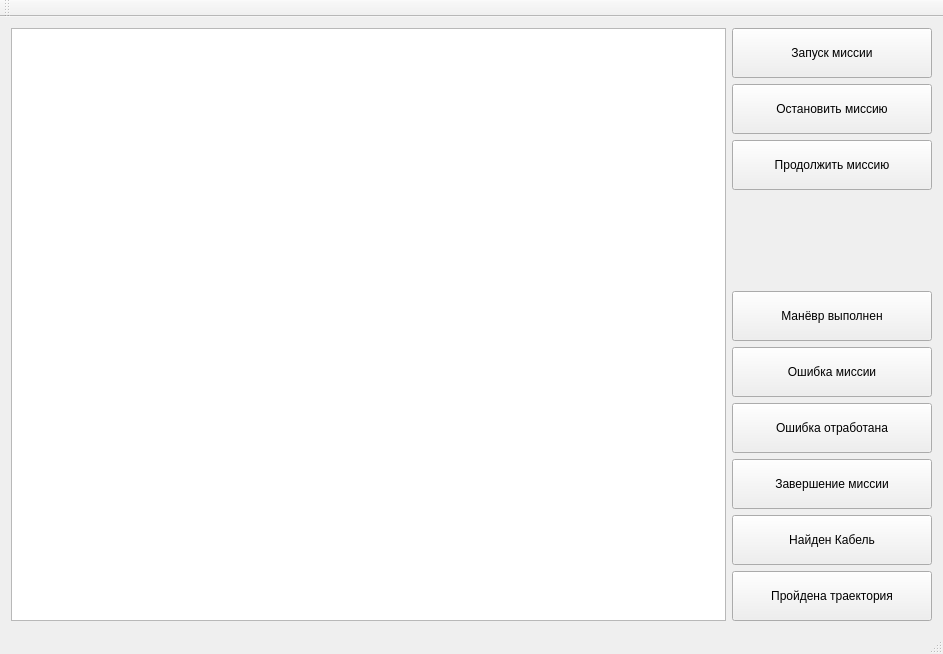
<?xml version="1.0" encoding="UTF-8"?>
<ui version="4.0">
 <class>MainWindow</class>
 <widget class="QMainWindow" name="MainWindow">
  <property name="geometry">
   <rect>
    <x>0</x>
    <y>0</y>
    <width>943</width>
    <height>654</height>
   </rect>
  </property>
  <property name="windowTitle">
   <string>MainWindow</string>
  </property>
  <widget class="QWidget" name="centralWidget">
   <layout class="QHBoxLayout" name="horizontalLayout">
    <item>
     <widget class="QTextBrowser" name="textBrowser">
      <property name="font">
       <font>
        <pointsize>18</pointsize>
       </font>
      </property>
     </widget>
    </item>
    <item>
     <layout class="QVBoxLayout" name="verticalLayout">
      <item>
       <widget class="QToolButton" name="btnLaunch">
        <property name="sizePolicy">
         <sizepolicy hsizetype="Minimum" vsizetype="Minimum">
          <horstretch>0</horstretch>
          <verstretch>0</verstretch>
         </sizepolicy>
        </property>
        <property name="minimumSize">
         <size>
          <width>200</width>
          <height>50</height>
         </size>
        </property>
        <property name="text">
         <string>Запуск миссии</string>
        </property>
       </widget>
      </item>
      <item>
       <widget class="QToolButton" name="btnStop">
        <property name="sizePolicy">
         <sizepolicy hsizetype="Minimum" vsizetype="Minimum">
          <horstretch>0</horstretch>
          <verstretch>0</verstretch>
         </sizepolicy>
        </property>
        <property name="minimumSize">
         <size>
          <width>200</width>
          <height>50</height>
         </size>
        </property>
        <property name="text">
         <string>Остановить миссию</string>
        </property>
       </widget>
      </item>
      <item>
       <widget class="QToolButton" name="btnContinue">
        <property name="sizePolicy">
         <sizepolicy hsizetype="Minimum" vsizetype="Minimum">
          <horstretch>0</horstretch>
          <verstretch>0</verstretch>
         </sizepolicy>
        </property>
        <property name="minimumSize">
         <size>
          <width>200</width>
          <height>50</height>
         </size>
        </property>
        <property name="text">
         <string>Продолжить миссию</string>
        </property>
       </widget>
      </item>
      <item>
       <spacer name="verticalSpacer">
        <property name="orientation">
         <enum>Qt::Vertical</enum>
        </property>
        <property name="sizeHint" stdset="0">
         <size>
          <width>20</width>
          <height>40</height>
         </size>
        </property>
       </spacer>
      </item>
      <item>
       <widget class="QToolButton" name="btnManeuverDone">
        <property name="sizePolicy">
         <sizepolicy hsizetype="Minimum" vsizetype="Minimum">
          <horstretch>0</horstretch>
          <verstretch>0</verstretch>
         </sizepolicy>
        </property>
        <property name="minimumSize">
         <size>
          <width>200</width>
          <height>50</height>
         </size>
        </property>
        <property name="text">
         <string>Манёвр выполнен</string>
        </property>
       </widget>
      </item>
      <item>
       <widget class="QToolButton" name="btnError">
        <property name="sizePolicy">
         <sizepolicy hsizetype="Minimum" vsizetype="Minimum">
          <horstretch>0</horstretch>
          <verstretch>0</verstretch>
         </sizepolicy>
        </property>
        <property name="minimumSize">
         <size>
          <width>200</width>
          <height>50</height>
         </size>
        </property>
        <property name="text">
         <string>Ошибка миссии</string>
        </property>
       </widget>
      </item>
      <item>
       <widget class="QToolButton" name="btnErrorSolved">
        <property name="sizePolicy">
         <sizepolicy hsizetype="Minimum" vsizetype="Minimum">
          <horstretch>0</horstretch>
          <verstretch>0</verstretch>
         </sizepolicy>
        </property>
        <property name="minimumSize">
         <size>
          <width>200</width>
          <height>50</height>
         </size>
        </property>
        <property name="text">
         <string>Ошибка отработана</string>
        </property>
       </widget>
      </item>
      <item>
       <widget class="QToolButton" name="btnDone">
        <property name="sizePolicy">
         <sizepolicy hsizetype="Minimum" vsizetype="Minimum">
          <horstretch>0</horstretch>
          <verstretch>0</verstretch>
         </sizepolicy>
        </property>
        <property name="minimumSize">
         <size>
          <width>200</width>
          <height>50</height>
         </size>
        </property>
        <property name="text">
         <string>Завершение миссии</string>
        </property>
       </widget>
      </item>
      <item>
       <widget class="QToolButton" name="btnCable">
        <property name="minimumSize">
         <size>
          <width>200</width>
          <height>50</height>
         </size>
        </property>
        <property name="text">
         <string>Найден Кабель</string>
        </property>
       </widget>
      </item>
      <item>
       <widget class="QToolButton" name="btnTrajectory">
        <property name="minimumSize">
         <size>
          <width>200</width>
          <height>50</height>
         </size>
        </property>
        <property name="text">
         <string>Пройдена траектория</string>
        </property>
       </widget>
      </item>
     </layout>
    </item>
   </layout>
  </widget>
  <widget class="QMenuBar" name="menuBar">
   <property name="geometry">
    <rect>
     <x>0</x>
     <y>0</y>
     <width>943</width>
     <height>26</height>
    </rect>
   </property>
  </widget>
  <widget class="QToolBar" name="mainToolBar">
   <attribute name="toolBarArea">
    <enum>TopToolBarArea</enum>
   </attribute>
   <attribute name="toolBarBreak">
    <bool>false</bool>
   </attribute>
  </widget>
  <widget class="QStatusBar" name="statusBar"/>
 </widget>
 <layoutdefault spacing="6" margin="11"/>
 <resources/>
 <connections/>
</ui>
